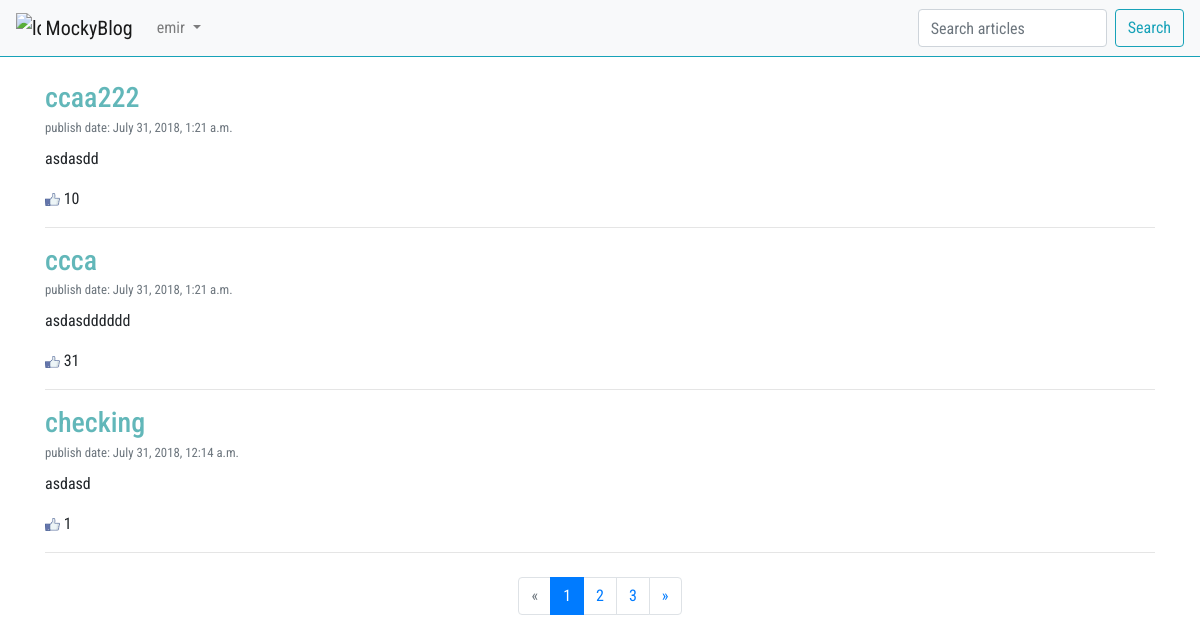
Screenshot of / (signed in) with the database file from the repository.
### article/models.py (models this page shows, shortened)
class Article(models.Model):
    class Meta:
        db_table = "Article"
    article_title = models.CharField(max_length=200)
    article_text = models.TextField()
    article_date = models.DateTimeField(null=True)
    article_likes = models.IntegerField(default=0)

### article/views.py (the view)
# urls.py: url(r'^page/(\d+)/$', views.articles, name="post_with_pages"),
def articles(request, page_number=1):
    all_articles = Article.objects.all()[::-1]
    current_page = Paginator(all_articles, 3)
    return render(request, template_name='article/articles.html',
                  context={
                      'articles': current_page.page(page_number),
                      'user': auth.get_user(request)
                  })

### article/templates/article/articles.html (shortened to what this page needs)
{% extends 'index.html' %}
{% load static %}
{% block article %}
    <main>
        {% if search_res %}
            <div class="container mt-4">
                {% for article in search_res %}
                    <h3 class="mb-0 pb-0">
                        <a style="color: #62B7B9" href="/article/{{ article.id }}/">{{ article.article_title }}</a>
                    </h3>
                    <small class="text-muted mt-0 pt-0">publish date: {{ article.article_date }}</small>
                    <div class="article_text mt-2 mb-0">
                        {% if article.article_text|length < 300 %}
                            <p> {{ article.article_text }}</p>
                        {% else %}
                            <p>
                                {{ article.article_text|slice:"0:300" }}
                                <a style="color: #62B7B9" href="/article/{{ article.id }}/">Read more...</a>
                            </p>
                        {% endif %}
                    </div>
                    <div class="mt-0">
                        <a href="/article/addlike/{{ article.id }}/">
                            <img src='{% static "likes.png" %}' width="15" alt="likes">
                        </a>
                        {{ article.article_likes }}
                    </div>
                    <hr>
                {% endfor %}
            </div>
            <div class="container mt-4">
                <nav aria-label="Page navigation">
                    <ul class="pagination justify-content-center">
                        {% if search_res.has_previous %}
                            <li class="page-item">
                                <a class="page-link" href="/find/{{ search_res.previous_page_number }}/?q={{ q }}"
                                   aria-label="Previous">
                                    <span aria-hidden="true">&laquo;</span>
                                    <span class="sr-only">Previous</span>
                                </a>
                            </li>
                        {% else %}
                            <li class="page-item disabled">
                                <a class="page-link" href="" aria-label="Previous">
                                    <span aria-hidden="true">&laquo;</span>
                                    <span class="sr-only">Previous</span>
                                </a>
                            </li>
                        {% endif %}
                        {% for page in search_res.paginator.page_range %}
                            {% if page == search_res.number %}
                                <li class="page-item active">
                                    <a class="page-link" href="/find/{{ page }}//?q={{ q }}">
                                        {{ page }}
                                        <span class="sr-only">(current)</span>
                                    </a>
                                </li>
                            {% else %}
                                <li class="page-item"><a href="/find/{{ page }}/?q={{ q }}"
                                                         class="page-link">{{ page }}</a></li>
                            {% endif %}
                        {% endfor %}
                        {% if search_res.has_next %}
                            <li class="page-item">
                                <a class="page-link" href="/find/{{ search_res.next_page_number }}/?q={{ q }}">&raquo;</a>
                            </li>
                        {% else %}
                            <li class="page-item disabled">
                                <a class="page-link" href="">&raquo;</a>
                            </li>
                        {% endif %}
                    </ul>
                </nav>
            </div>
        {% else %}
            <div class="container mt-4">
                {% for article in articles %}
                    <h3 class="mb-0 pb-0">
                        <a style="color: #62B7B9" href="/article/{{ article.id }}/">{{ article.article_title }}</a>
                    </h3>
                    <small class="text-muted mt-0 pt-0">publish date: {{ article.article_date }}</small>
                    <div class="article_text mt-2 mb-0">
                        {% if article.article_text|length < 300 %}
                            <p> {{ article.article_text }}</p>
                        {% else %}
                            <p>
                                {{ article.article_text|slice:"0:300" }}
                                <a style="color: #62B7B9" href="/article/{{ article.id }}">Read more...</a>
                            </p>
                        {% endif %}
                    </div>
                    <div class="mt-0">
                        <a href="/article/addlike/{{ article.id }}/">
                            <img src='{% static "likes.png" %}' width="15" alt="likes">
                        </a>
                        {{ article.article_likes }}
                    </div>
                    <hr>
                {% endfor %}
            </div>
            <div class="container mt-4">
                <nav aria-label="Page navigation">
                    <ul class="pagination justify-content-center">
                        {% if articles.has_previous %}
                            <li class="page-item">
                                <a class="page-link" href="/page/{{ articles.previous_page_number }}/"
                                   aria-label="Previous">
                                    <span aria-hidden="true">&laquo;</span>
                                    <span class="sr-only">Previous</span>
                                </a>
                            </li>
                        {% else %}
                            <li class="page-item disabled">
                                <a class="page-link" href="" aria-label="Previous">
                                    <span aria-hidden="true">&laquo;</span>
                                </a>
                            </li>
                        {% endif %}
                        {% for page in articles.paginator.page_range %}
                            {% if page == articles.number %}
                                <li class="page-item active">
                                    <a class="page-link" href="/page/{{ page }}/">{{ page }} <span class="sr-only">(current)</span></a>
                                </li>
                            {% else %}
                                <li class="page-item"><a href="/page/{{ page }}/" class="page-link">{{ page }}</a></li>
                            {% endif %}
                        {% endfor %}
                        {% if articles.has_next %}
                            <li class="page-item">
                                <a class="page-link" href="/page/{{ articles.next_page_number }}/">&raquo;</a>
                            </li>
                        {% else %}
                            <li class="page-item disabled">
                                <a class="page-link" href="">&raquo;</a>
                            </li>
                        {% endif %}
                    </ul>
                </nav>
            </div>
        {% endif %}
    </main>
{% endblock %}

### templates/index.html (shortened to what this page needs)
{% load static %}
<!DOCTYPE html>
<html lang="en">
<head>
    <link rel="stylesheet" href="https://stackpath.bootstrapcdn.com/bootstrap/4.1.3/css/bootstrap.min.css"
>
</head>
<body style="font-family: 'Roboto Condensed', sans-serif;">
<header>
    <nav class="navbar navbar-expand-lg navbar-light bg-light border-bottom border-info">
        <a class="navbar-brand" href="/">
            <img src="{% static 'img/contract.svg' %}" width="25" height="25" class="d-inline-block align-top"
                 alt="logo">
            MockyBlog
        </a>
        <div class="collapse navbar-collapse" id="navbarSupportedContent">
            <ul class="navbar-nav mr-auto">
                <li class="nav-item dropdown">
                    {% if user.username %}
                        <a class="nav-link dropdown-toggle" href="#" id="navbarDropdown" role="button"
                           data-toggle="dropdown" aria-haspopup="true" aria-expanded="false">
                            {{ user.username }}
                        </a>
                    {% endif %}
                </li>
            </ul>
            <form method="get" action="/find/1/" class="form-inline my-2 my-lg-0">
                <input name="q" class="form-control mr-sm-2" type="search" placeholder="Search articles"
                       aria-label="Search">
                <button class="btn btn-outline-info my-2 my-sm-0" type="submit">Search</button>
            </form>
        </div>
    </nav>
</header>
{% block article %} {% endblock %}
</body>
</html>

### rows the page displays
Article: article_title "ccaa222", article_date "July 31, 2018, 1:21 a.m.", article_text "asdasdd", article_likes "10"
Article: article_title "ccca", article_date "July 31, 2018, 1:21 a.m.", article_text "asdasdddddd", article_likes "31"
Article: article_title "checking", article_date "July 31, 2018, 12:14 a.m.", article_text "asdasd", article_likes "1"

### other values shown
{{ user.username }} "emir"
{{ page }} "1"
{{ page }} "2" "3"
